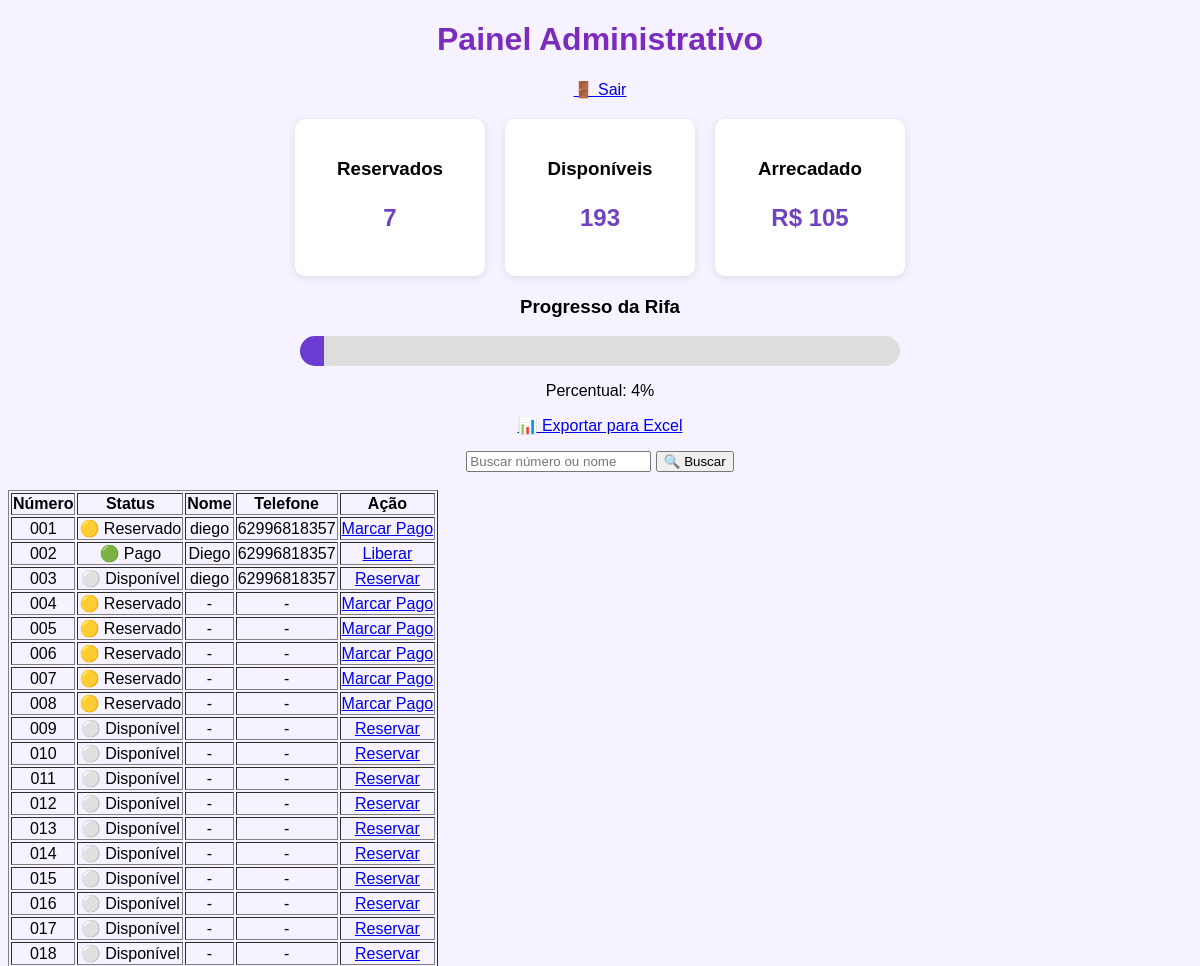
Before: /admin (signed in, upper part) with the older database file.
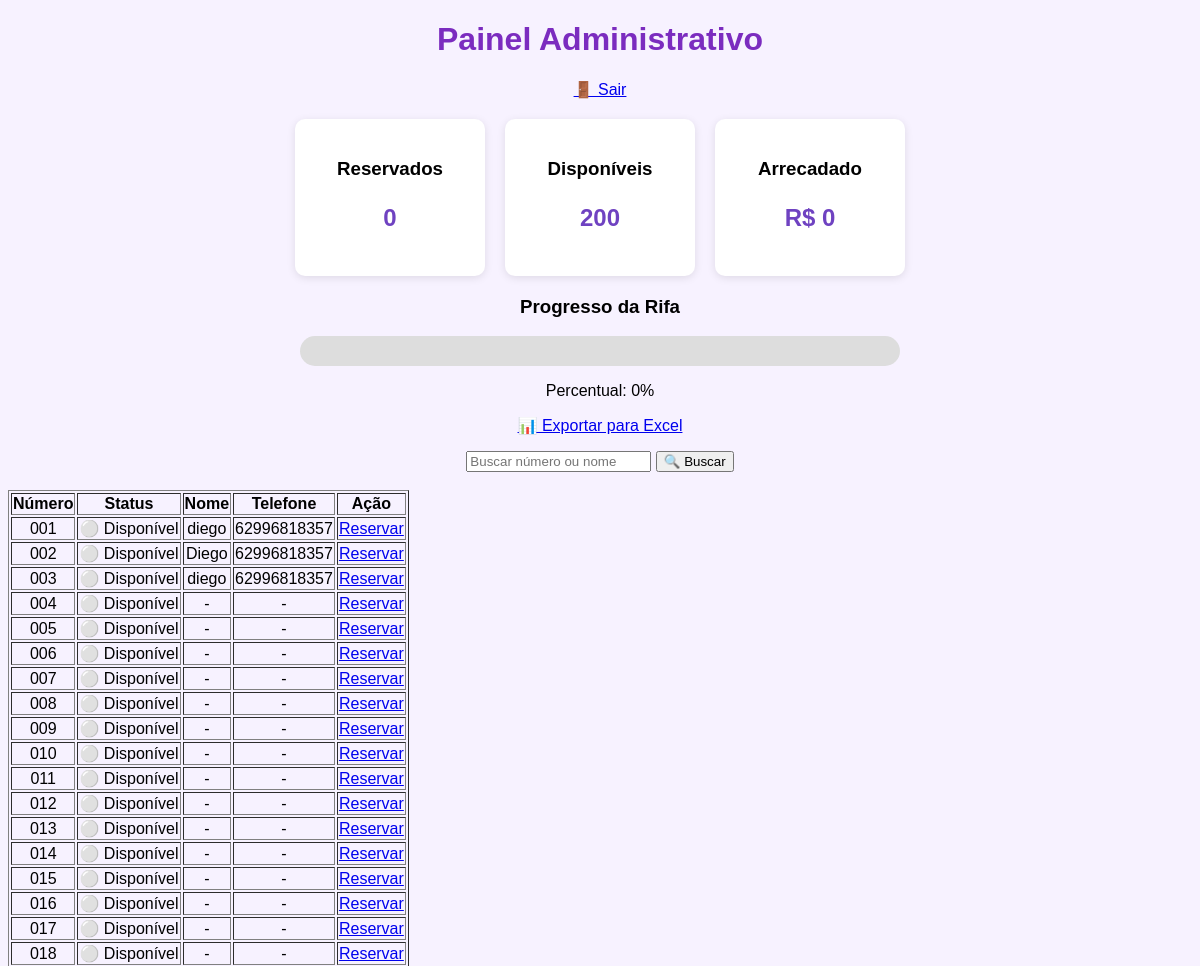
After: the same page with the newer database file.
### models.py (models this page shows)
class Numero(db.Model):
    id = db.Column(db.Integer, primary_key=True)
    numero = db.Column(
        db.Integer,
        unique=True,
        nullable=False
    )
    status = db.Column(
        db.String(20),
        default="disponivel"
        "reservado"
        "pago"
    )
    nome = db.Column(
        db.String(100)
    )
    telefone = db.Column(
        db.String(20)
    )

### app.py (the view)
@app.route("/admin")
def admin():
    if not session.get("admin"):
        return redirect("/login")
    busca = request.args.get("busca", "")
    if busca:
        numeros = Numero.query.filter(
        (Numero.nome.contains(busca)) |
        (Numero.numero.like(f"%{busca}%"))
    ).order_by(Numero.numero).all()
    else:
        numeros = Numero.query.order_by(
        Numero.numero
    ).all()
    reservados = Numero.query.filter(
        Numero.status.in_(["reservado", "pago"])
    ).count()
    disponiveis = Numero.query.filter_by(
        status="disponivel"
    ).count()
    arrecadado = reservados * 15
    percentual = round((reservados / 200) * 100)
    return render_template(
    "admin.html",
    numeros=numeros,
    reservados=reservados,
    disponiveis=disponiveis,
    arrecadado=arrecadado,
    percentual=percentual,
    busca=busca
    )

### templates/admin.html (shortened to what this page needs)
<!doctype html>
<html lang="pt-BR">
  <head>
    <link
      rel="stylesheet"
      href="{{ url_for('static', filename='css/style.css') }}"
    />
  </head>
  <body>
    <div class="container">
      <h1>Painel Administrativo</h1>
      <p>
        <a href="/logout">🚪 Sair</a>
      </p>
      <div class="dashboard">
        <div class="card">
          <h3>Reservados</h3>
          <p>{{ reservados }}</p>
        </div>
        <div class="card">
          <h3>Disponíveis</h3>
          <p>{{ disponiveis }}</p>
        </div>
        <div class="card">
          <h3>Arrecadado</h3>
          <p>R$ {{ arrecadado }}</p>
        </div>
      </div>
      <h3>Progresso da Rifa</h3>
      <div class="barra">
        <div
          class="preenchimento"
          id="barra-progresso"
          style="width: 50%"
        ></div>
      </div>
      <p>Percentual: {{ percentual }}%</p>
      <p>
        <a href="/exportar">📊 Exportar para Excel</a>
      </p>
      <form method="GET" action="/admin">
        <input
          type="text"
          name="busca"
          placeholder="Buscar número ou nome"
          value="{{ busca or '' }}"
        />
        <button type="submit">🔍 Buscar</button>
      </form>
      <br />
      <table border="1">
        <tr>
          <th>Número</th>
          <th>Status</th>
          <th>Nome</th>
          <th>Telefone</th>
          <th>Ação</th>
        </tr>
        {% for numero in numeros %}
        <tr>
          <td>{{ "%03d"|format(numero.numero) }}</td>
          <td>
            {% if numero.status == "pago" %} 🟢 Pago {% elif numero.status ==
            "reservado" %} 🟡 Reservado {% else %} ⚪ Disponível {% endif %}
          </td>
          <td>{{ numero.nome or "-" }}</td>
          <td>{{ numero.telefone or "-" }}</td>
          <td>
            <a href="/toggle/{{ numero.id }}">
              {% if numero.status == "disponivel" %} Reservar {% elif
              numero.status == "reservado" %} Marcar Pago {% else %} Liberar {%
              endif %}
            </a>
          </td>
        </tr>
        {% endfor %}
      </table>
    </div>
  </body>
</html>

Changed rows visible on the page:
changed Numero (number 1 of 18 on the later page): status "🟡 Reservado Marcar Pago" → "⚪ Disponível Reservar"
changed Numero "Diego": status "🟢 Pago Liberar" → "⚪ Disponível Reservar"
changed Numero (number 4 of 18 on the later page): status "🟡 Reservado Marcar Pago" → "⚪ Disponível Reservar"
changed Numero (number 5 of 18 on the later page): status "🟡 Reservado Marcar Pago" → "⚪ Disponível Reservar"
changed Numero (number 6 of 18 on the later page): status "🟡 Reservado Marcar Pago" → "⚪ Disponível Reservar"
changed Numero (number 7 of 18 on the later page): status "🟡 Reservado Marcar Pago" → "⚪ Disponível Reservar"
changed Numero (number 8 of 18 on the later page): status "🟡 Reservado Marcar Pago" → "⚪ Disponível Reservar"
Other visible differences:
{{ reservados }}: "7" → "0"
{{ disponiveis }}: "193" → "200"
{{ arrecadado }}: "105" → "0"
{{ percentual }}: "4" → "0"
